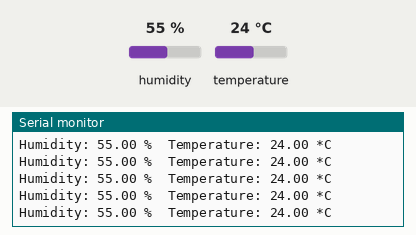
Recording of a sketch running on a simulated Arduino Uno, built with avr-gcc and run on an emulated ATmega328P. Parts: the last lines printed to the serial monitor. Inputs (shaded band) come from the test bench; at power-on: humidity 55 %, temperature 24 °C.

Above: at 2.8 s.
2.9 s: humidity set to 22 %
At 4.22 s:
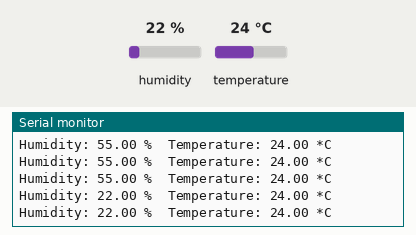
5.6 s: temperature set to 12 °C
At 6.15 s:
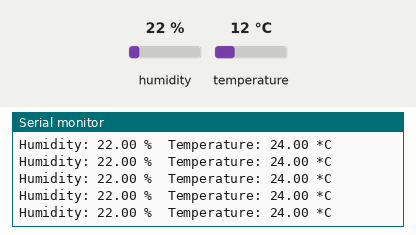
11.6 s: humidity set to 40 %
At 12.28 s:
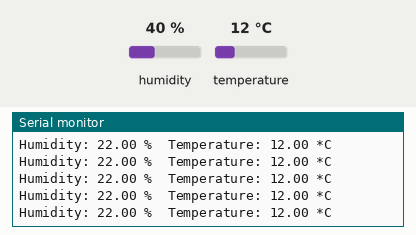
Timing chart, 0 to 14.6 s (numbered marks = the images above; inputs shaded):
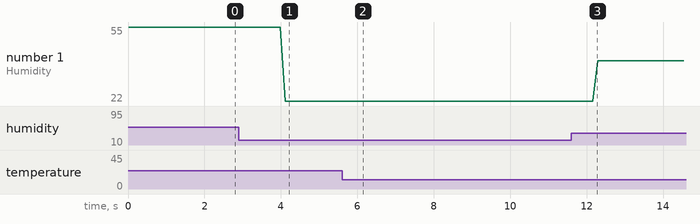

The sketch:

sensor_read.ino
```cpp
#include "DHT.h"

#define DHTPIN 2
#define DHTTYPE DHT11

DHT dht(DHTPIN, DHTTYPE);

void setup() {
  Serial.begin(9600);
  Serial.println("Starting ee");

  dht.begin();
}

void loop() {
  read_temp_humidity();

  delay(100);
}

/*
* read_temp_humidity
*
* Reading temperature or humidity takes about 250 milliseconds!
* Sensor readings may also be up to 2 seconds 'old' (its a very slow sensor)
*/
void read_temp_humidity() {

  float h = dht.readHumidity();
  float t = dht.readTemperature();

  // check if returns are valid, if they are NaN (not a number) then something went wrong!
  if (isnan(t) || isnan(h)) {
    Serial.println("Failed to read from DHT");
  } else {
    Serial.print("Humidity: ");
    Serial.print(h);
    Serial.print(" %\t");
    Serial.print("Temperature: ");
    Serial.print(t);
    Serial.println(" *C");
  }
}
```

Measured:
- after the input at 2.9 s, the serial monitor: prints a new line after 1.2 s (image 1)
- plotted number 1: 55 → 22 after the input at 2.9 s, 22 → 40 after the input at 11.6 s
